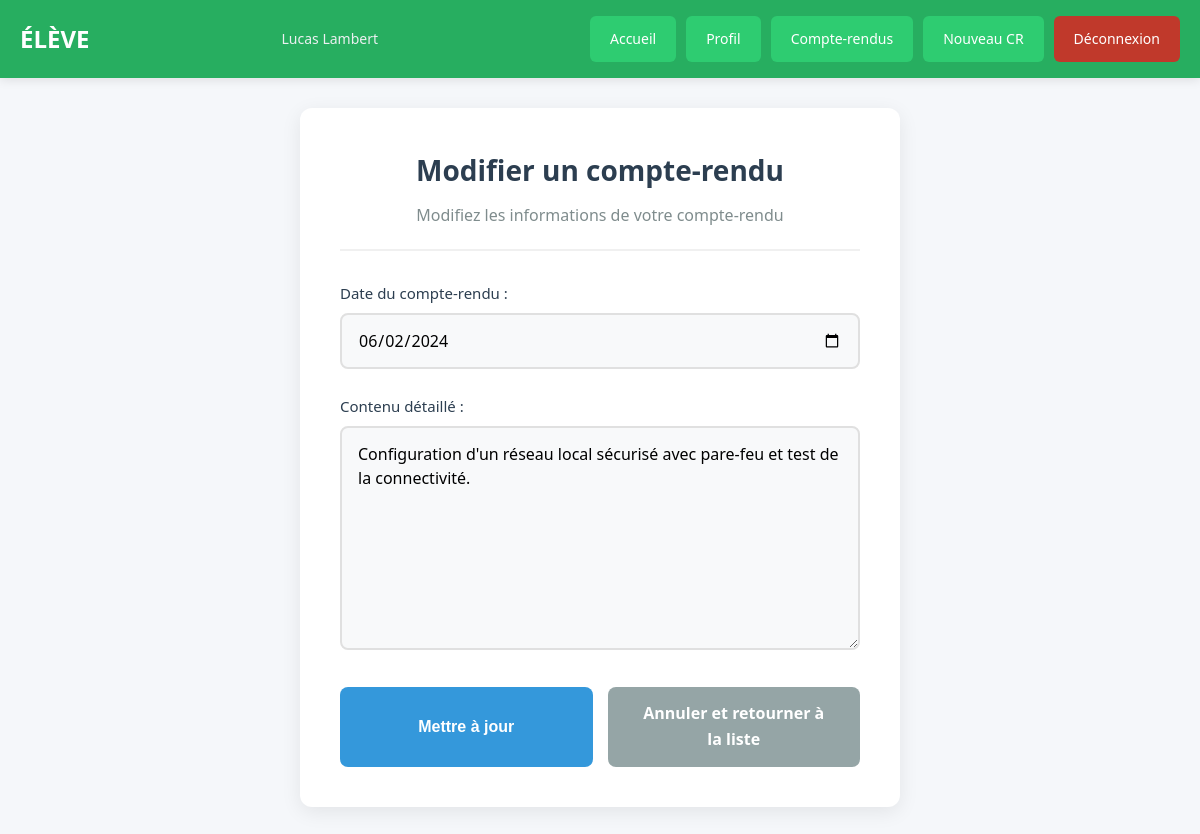
Page /ccr.php?id=2 (signed in) on the committed database.
### tables this page shows
CREATE TABLE `cr` (
  `num` bigint(20) NOT NULL,
  `date` date DEFAULT NULL,
  `description` text DEFAULT NULL,
  `vu` tinyint(1) DEFAULT NULL,
  `datetime` datetime DEFAULT NULL,
  `num_utilisateur` int(11) DEFAULT NULL
);

### ccr.php (the view, shortened to what this page needs)
<?php
include '_conf.php';
if(isset($_GET["id"])) {
    $idCR = $_GET["id"];
    $iduser = $_SESSION["id"];
    $connexion = mysqli_connect($serveurBDD, $userBDD, $mdpBDD, $nomBDD);
    $requete = "SELECT * FROM cr WHERE num = '$idCR' AND num_utilisateur = $iduser";
    $resultat = mysqli_query($connexion, $requete);
    while($donnees = mysqli_fetch_assoc($resultat)) {
        $date = $donnees['date'];
        $description = $donnees['description'];
    }
}
?>
<!DOCTYPE html>
<html lang="fr">
<head>
    <link rel="stylesheet" href="css/style.css">
    <link rel="stylesheet" href="css/menu.css">
    <link rel="stylesheet" href="css/menueleve.css">
    <link rel="stylesheet" href="css/formulaire.css">
</head>
<body>
    <div class="main-container">
        <?php include '_menuEleve.php'; ?>
        <div class="content-center">
            <div class="form-card">
                <div class="form-header">
                    <h1><?php echo isset($idCR) ? 'Modifier un compte-rendu' : 'Créer un compte-rendu'; ?></h1>
                    <p><?php echo isset($idCR) ? 'Modifiez les informations de votre compte-rendu' : 'Remplissez les informations pour créer un nouveau compte-rendu'; ?></p>
                </div>
                <form action="cr.php" method="post">
                    <div class="form-group">
                        <label class="form-label">Date du compte-rendu :</label>
                        <input type="date" name="date" class="form-control"
                               value="<?php echo isset($date) ? $date : date('Y-m-d'); ?>"
                               required>
                    </div>
                    <div class="form-group">
                        <label class="form-label">Contenu détaillé :</label>
                        <textarea name="contenu" class="form-control" rows="8" required
                                  placeholder="Décrivez vos activités, les tâches réalisées, les compétences acquises, les difficultés rencontrées, etc..."><?php echo isset($description) ? stripslashes($description) : ''; ?></textarea>
                    </div>
                    <div class="form-actions">
                        <button type="submit" class="btn btn-primary btn-full"
                                name="<?php echo isset($idCR) ? 'update' : 'insertion'; ?>">
                            <?php echo isset($idCR) ? 'Mettre à jour' : 'Créer le compte-rendu'; ?>
                        </button>
                        <a href="cr.php" class="btn btn-secondary btn-full">
                            Annuler et retourner à la liste
                        </a>
                    </div>
                </form>
            </div>
        </div>
    </div>
</body>
</html>

### style.css (style rules this page uses)
* { margin: 0; padding: 0; box-sizing: border-box; }
body { font-family: Arial, sans-serif; background-color: #f4f4f4; color: #333; line-height: 1.6; }

### formulaire.css (style rules this page uses)
* { margin: 0; padding: 0; box-sizing: border-box; }
body { font-family: 'Segoe UI', Tahoma, Geneva, Verdana, sans-serif; background: #f5f7fa; min-height: 100vh; display: flex; flex-direction: column; }
.main-container { display: flex; flex-direction: column; min-height: 100vh; }
.content-center { flex: 1; display: flex; flex-direction: column; justify-content: center; align-items: center; padding: 30px 20px; }
.form-card { background: white; border-radius: 12px; box-shadow: 0 5px 20px rgba(0, 0, 0, 0.08); padding: 40px; width: 100%; max-width: 600px; margin: 0 auto; }
.form-header { text-align: center; margin-bottom: 30px; padding-bottom: 20px; border-bottom: 2px solid #f0f0f0; }
.form-header h1 { color: #2c3e50; font-size: 28px; margin-bottom: 10px; font-weight: 600; }
.form-header p { color: #7f8c8d; font-size: 16px; }
.form-group { margin-bottom: 25px; width: 100%; }
.form-label { display: block; margin-bottom: 8px; color: #2c3e50; font-weight: 500; font-size: 15px; }
.form-control { width: 100%; padding: 14px 16px; border: 2px solid #e0e0e0; border-radius: 8px; font-size: 16px; font-family: 'Segoe UI', sans-serif; transition: all 0.3s; background: #f8f9fa; }
textarea.form-control { min-height: 180px; resize: vertical; line-height: 1.5; }
.form-actions { display: flex; gap: 15px; margin-top: 30px; justify-content: center; }
.btn { padding: 14px 30px; border-radius: 8px; font-size: 16px; font-weight: 600; cursor: pointer; transition: all 0.3s; text-decoration: none; border: none; display: inline-block; text-align: center; }
.btn-primary { background: #3498db; color: white; min-width: 180px; }
.btn-secondary { background: #95a5a6; color: white; min-width: 180px; }
.btn-full { width: 100%; }

### rows in the picture
cr: date "06/02/2024", contenu "Configuration d'un réseau local sécurisé avec pare-feu et test de la connectivité."

### other values in the picture
$_SESSION["prenom"] "Lucas"
$_SESSION["nom"] "Lambert"
